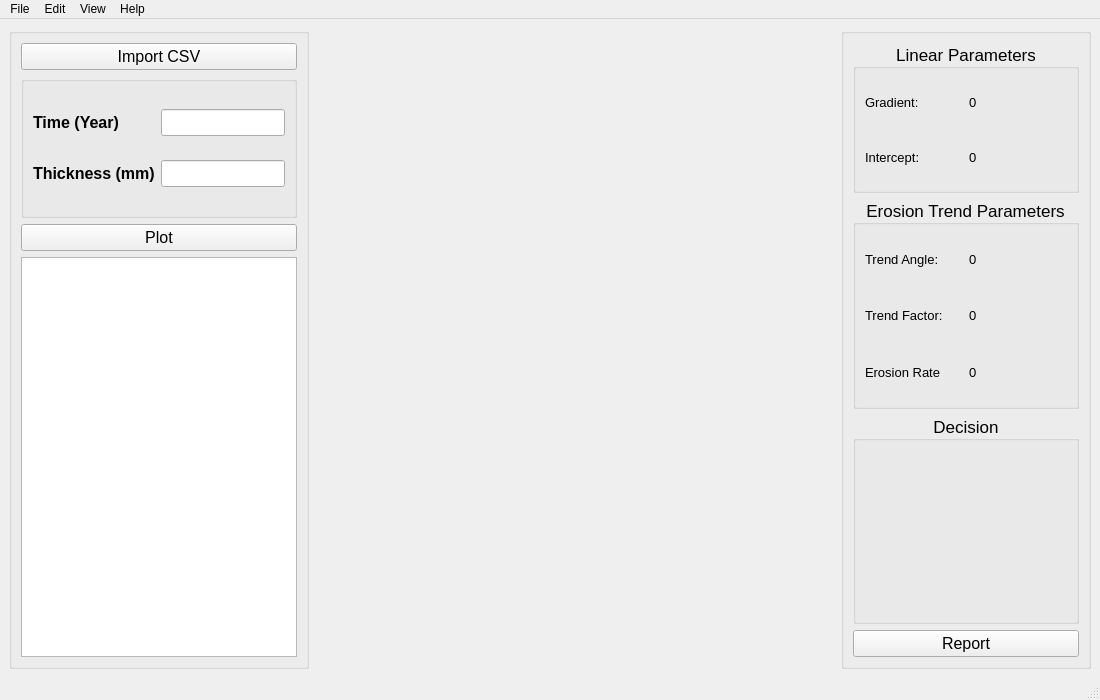
<?xml version="1.0" encoding="UTF-8"?>
<ui version="4.0">
 <class>MainWindow</class>
 <widget class="QMainWindow" name="MainWindow">
  <property name="geometry">
   <rect>
    <x>0</x>
    <y>0</y>
    <width>1100</width>
    <height>700</height>
   </rect>
  </property>
  <property name="minimumSize">
   <size>
    <width>1000</width>
    <height>600</height>
   </size>
  </property>
  <property name="windowTitle">
   <string>Hazutrend</string>
  </property>
  <widget class="QWidget" name="centralwidget">
   <layout class="QGridLayout" name="gridLayout">
    <item row="0" column="0">
     <widget class="QGroupBox" name="leftGBox">
      <property name="maximumSize">
       <size>
        <width>300</width>
        <height>700</height>
       </size>
      </property>
      <property name="font">
       <font>
        <pointsize>12</pointsize>
        <weight>75</weight>
        <bold>true</bold>
       </font>
      </property>
      <property name="title">
       <string/>
      </property>
      <layout class="QVBoxLayout" name="verticalLayout">
       <item>
        <widget class="QPushButton" name="importCSVButton">
         <property name="font">
          <font>
           <weight>50</weight>
           <bold>false</bold>
          </font>
         </property>
         <property name="text">
          <string>Import CSV</string>
         </property>
        </widget>
       </item>
       <item>
        <widget class="QGroupBox" name="InputGBox">
         <property name="title">
          <string/>
         </property>
         <layout class="QGridLayout" name="gridLayout_2">
          <item row="1" column="0">
           <widget class="QLabel" name="label_2">
            <property name="text">
             <string>Thickness (mm)</string>
            </property>
           </widget>
          </item>
          <item row="0" column="0">
           <widget class="QLabel" name="label">
            <property name="text">
             <string>Time (Year)</string>
            </property>
           </widget>
          </item>
          <item row="0" column="1">
           <widget class="QLineEdit" name="lineEdit"/>
          </item>
          <item row="1" column="1">
           <widget class="QLineEdit" name="lineEdit_2"/>
          </item>
         </layout>
        </widget>
       </item>
       <item>
        <widget class="QPushButton" name="plotButton">
         <property name="font">
          <font>
           <weight>50</weight>
           <bold>false</bold>
          </font>
         </property>
         <property name="text">
          <string>Plot</string>
         </property>
        </widget>
       </item>
       <item>
        <widget class="QTableView" name="inputTableView">
         <property name="maximumSize">
          <size>
           <width>16777215</width>
           <height>400</height>
          </size>
         </property>
        </widget>
       </item>
      </layout>
     </widget>
    </item>
    <item row="0" column="2">
     <widget class="QGroupBox" name="rightGBox">
      <property name="maximumSize">
       <size>
        <width>250</width>
        <height>700</height>
       </size>
      </property>
      <property name="font">
       <font>
        <pointsize>12</pointsize>
        <weight>75</weight>
        <bold>true</bold>
       </font>
      </property>
      <property name="title">
       <string/>
      </property>
      <layout class="QVBoxLayout" name="verticalLayout_2">
       <item>
        <widget class="QGroupBox" name="LinearGBox">
         <property name="minimumSize">
          <size>
           <width>0</width>
           <height>0</height>
          </size>
         </property>
         <property name="maximumSize">
          <size>
           <width>16777215</width>
           <height>150</height>
          </size>
         </property>
         <property name="font">
          <font>
           <pointsize>13</pointsize>
           <weight>50</weight>
           <bold>false</bold>
          </font>
         </property>
         <property name="title">
          <string>Linear Parameters</string>
         </property>
         <property name="alignment">
          <set>Qt::AlignCenter</set>
         </property>
         <layout class="QGridLayout" name="gridLayout_4">
          <item row="0" column="0">
           <widget class="QLabel" name="gradientLabel">
            <property name="minimumSize">
             <size>
              <width>0</width>
              <height>0</height>
             </size>
            </property>
            <property name="maximumSize">
             <size>
              <width>16777215</width>
              <height>16777215</height>
             </size>
            </property>
            <property name="font">
             <font>
              <pointsize>10</pointsize>
              <weight>50</weight>
              <bold>false</bold>
             </font>
            </property>
            <property name="text">
             <string>Gradient:</string>
            </property>
           </widget>
          </item>
          <item row="0" column="1">
           <widget class="QLabel" name="gradDisplay">
            <property name="maximumSize">
             <size>
              <width>16777215</width>
              <height>16777215</height>
             </size>
            </property>
            <property name="font">
             <font>
              <pointsize>10</pointsize>
             </font>
            </property>
            <property name="text">
             <string>0</string>
            </property>
           </widget>
          </item>
          <item row="1" column="0">
           <widget class="QLabel" name="interceptLabel">
            <property name="minimumSize">
             <size>
              <width>0</width>
              <height>0</height>
             </size>
            </property>
            <property name="maximumSize">
             <size>
              <width>16777215</width>
              <height>16777215</height>
             </size>
            </property>
            <property name="font">
             <font>
              <pointsize>10</pointsize>
              <weight>50</weight>
              <bold>false</bold>
             </font>
            </property>
            <property name="frameShadow">
             <enum>QFrame::Raised</enum>
            </property>
            <property name="text">
             <string>Intercept:</string>
            </property>
           </widget>
          </item>
          <item row="1" column="1">
           <widget class="QLabel" name="interceptDisplay">
            <property name="font">
             <font>
              <pointsize>10</pointsize>
             </font>
            </property>
            <property name="text">
             <string>0</string>
            </property>
           </widget>
          </item>
         </layout>
        </widget>
       </item>
       <item>
        <widget class="QGroupBox" name="erosionTrendGBox">
         <property name="font">
          <font>
           <pointsize>13</pointsize>
           <weight>50</weight>
           <bold>false</bold>
          </font>
         </property>
         <property name="title">
          <string>Erosion Trend Parameters</string>
         </property>
         <property name="alignment">
          <set>Qt::AlignCenter</set>
         </property>
         <layout class="QGridLayout" name="gridLayout_3">
          <item row="1" column="0">
           <widget class="QLabel" name="eTrendFactorLabel">
            <property name="maximumSize">
             <size>
              <width>16777215</width>
              <height>16777215</height>
             </size>
            </property>
            <property name="font">
             <font>
              <pointsize>10</pointsize>
              <weight>50</weight>
              <bold>false</bold>
             </font>
            </property>
            <property name="text">
             <string>Trend Factor:</string>
            </property>
           </widget>
          </item>
          <item row="0" column="1">
           <widget class="QLabel" name="trendAngleDisplay">
            <property name="maximumSize">
             <size>
              <width>100</width>
              <height>16777215</height>
             </size>
            </property>
            <property name="font">
             <font>
              <pointsize>10</pointsize>
              <weight>50</weight>
              <bold>false</bold>
             </font>
            </property>
            <property name="text">
             <string>0</string>
            </property>
           </widget>
          </item>
          <item row="2" column="0">
           <widget class="QLabel" name="erosionRateLabel">
            <property name="font">
             <font>
              <pointsize>10</pointsize>
             </font>
            </property>
            <property name="text">
             <string>Erosion Rate</string>
            </property>
           </widget>
          </item>
          <item row="2" column="1">
           <widget class="QLabel" name="erosionRateDisplay">
            <property name="font">
             <font>
              <pointsize>10</pointsize>
             </font>
            </property>
            <property name="text">
             <string>0</string>
            </property>
           </widget>
          </item>
          <item row="1" column="1">
           <widget class="QLabel" name="trendFactorDisplay">
            <property name="font">
             <font>
              <pointsize>10</pointsize>
              <weight>50</weight>
              <bold>false</bold>
             </font>
            </property>
            <property name="text">
             <string>0</string>
            </property>
           </widget>
          </item>
          <item row="0" column="0">
           <widget class="QLabel" name="trendAngleLabel">
            <property name="maximumSize">
             <size>
              <width>16777215</width>
              <height>16777215</height>
             </size>
            </property>
            <property name="font">
             <font>
              <pointsize>10</pointsize>
              <weight>50</weight>
              <bold>false</bold>
             </font>
            </property>
            <property name="text">
             <string>Trend Angle:</string>
            </property>
           </widget>
          </item>
         </layout>
        </widget>
       </item>
       <item>
        <widget class="QGroupBox" name="decisionGBox">
         <property name="font">
          <font>
           <pointsize>13</pointsize>
           <weight>50</weight>
           <bold>false</bold>
          </font>
         </property>
         <property name="title">
          <string>Decision</string>
         </property>
         <property name="alignment">
          <set>Qt::AlignCenter</set>
         </property>
         <layout class="QVBoxLayout" name="verticalLayout_5">
          <item>
           <widget class="QLabel" name="decisionLabel">
            <property name="text">
             <string/>
            </property>
            <property name="alignment">
             <set>Qt::AlignCenter</set>
            </property>
           </widget>
          </item>
         </layout>
        </widget>
       </item>
       <item>
        <widget class="QPushButton" name="reportButton">
         <property name="maximumSize">
          <size>
           <width>16777215</width>
           <height>16777215</height>
          </size>
         </property>
         <property name="font">
          <font>
           <weight>50</weight>
           <bold>false</bold>
          </font>
         </property>
         <property name="text">
          <string>Report</string>
         </property>
        </widget>
       </item>
      </layout>
     </widget>
    </item>
    <item row="0" column="1">
     <widget class="QWidget" name="graphWidget" native="true">
      <property name="maximumSize">
       <size>
        <width>800</width>
        <height>700</height>
       </size>
      </property>
     </widget>
    </item>
   </layout>
  </widget>
  <widget class="QMenuBar" name="menubar">
   <property name="geometry">
    <rect>
     <x>0</x>
     <y>0</y>
     <width>1100</width>
     <height>22</height>
    </rect>
   </property>
   <widget class="QMenu" name="menuFile">
    <property name="title">
     <string>File</string>
    </property>
    <addaction name="actionNew"/>
    <addaction name="actionOpen"/>
    <addaction name="separator"/>
    <addaction name="actionpd"/>
    <addaction name="actionSave_As"/>
    <addaction name="separator"/>
    <addaction name="actionPrint"/>
    <addaction name="separator"/>
    <addaction name="actionExit_2"/>
   </widget>
   <widget class="QMenu" name="menuPrint_Report">
    <property name="title">
     <string>Edit</string>
    </property>
    <addaction name="actionpdf"/>
   </widget>
   <widget class="QMenu" name="menuAbout">
    <property name="title">
     <string>View</string>
    </property>
    <addaction name="actionReadMe"/>
   </widget>
   <widget class="QMenu" name="menuHelp">
    <property name="title">
     <string>Help</string>
    </property>
    <addaction name="actionAbout"/>
   </widget>
   <addaction name="menuFile"/>
   <addaction name="menuPrint_Report"/>
   <addaction name="menuAbout"/>
   <addaction name="menuHelp"/>
  </widget>
  <widget class="QStatusBar" name="statusbar"/>
  <action name="actionNew">
   <property name="text">
    <string>New</string>
   </property>
  </action>
  <action name="actionOpen">
   <property name="text">
    <string>Open</string>
   </property>
  </action>
  <action name="actionExit">
   <property name="checkable">
    <bool>false</bool>
   </property>
   <property name="icon">
    <iconset>
     <normalon>qt.png</normalon>
    </iconset>
   </property>
   <property name="text">
    <string>Exit</string>
   </property>
   <property name="menuRole">
    <enum>QAction::QuitRole</enum>
   </property>
  </action>
  <action name="actionReadMe">
   <property name="text">
    <string>PDF</string>
   </property>
  </action>
  <action name="actionpdf">
   <property name="text">
    <string>pdf</string>
   </property>
  </action>
  <action name="actionpd">
   <property name="text">
    <string>Save</string>
   </property>
  </action>
  <action name="actionSave_As">
   <property name="text">
    <string>Save As</string>
   </property>
  </action>
  <action name="actionPrint">
   <property name="text">
    <string>Print</string>
   </property>
  </action>
  <action name="actionExit_2">
   <property name="text">
    <string>Exit</string>
   </property>
  </action>
  <action name="actionAbout">
   <property name="text">
    <string>About</string>
   </property>
  </action>
 </widget>
 <resources/>
 <connections/>
</ui>
